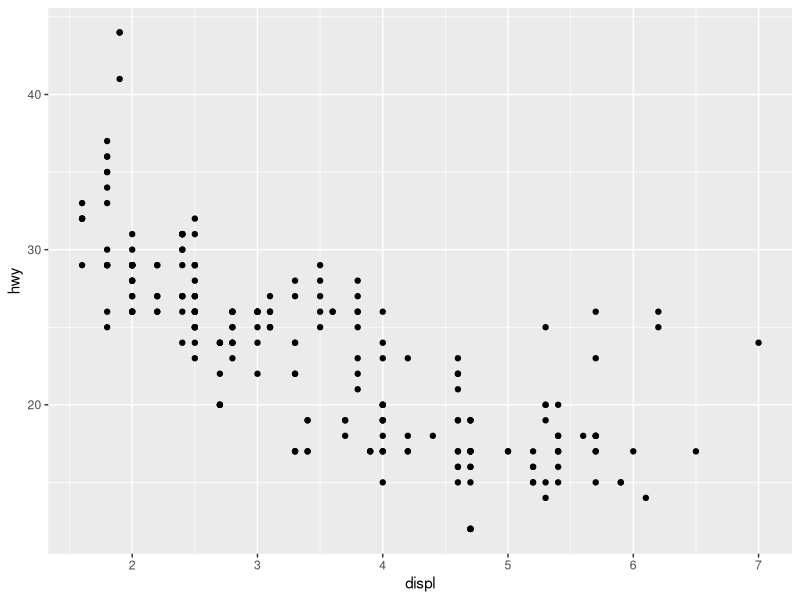
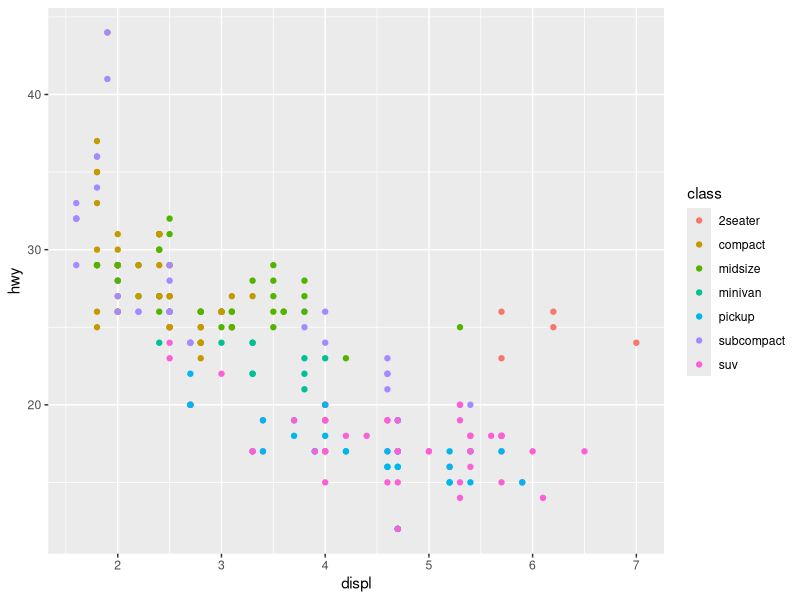
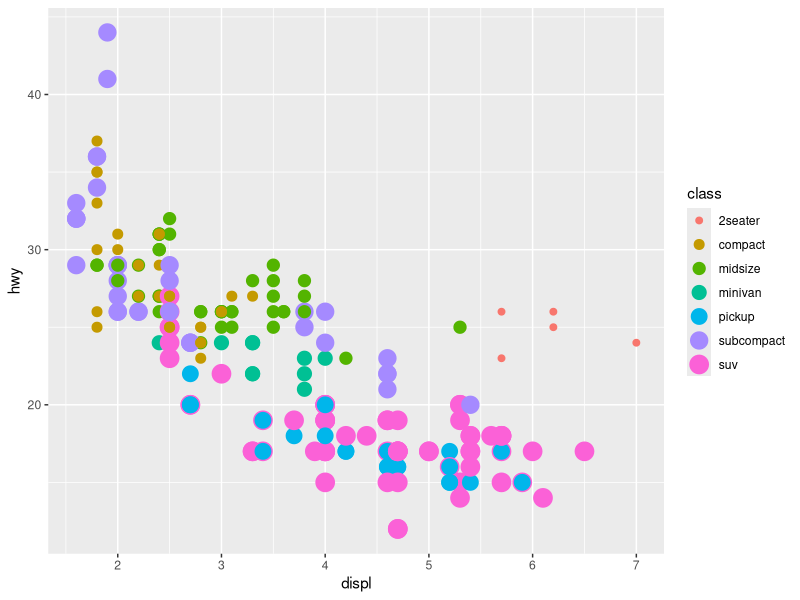
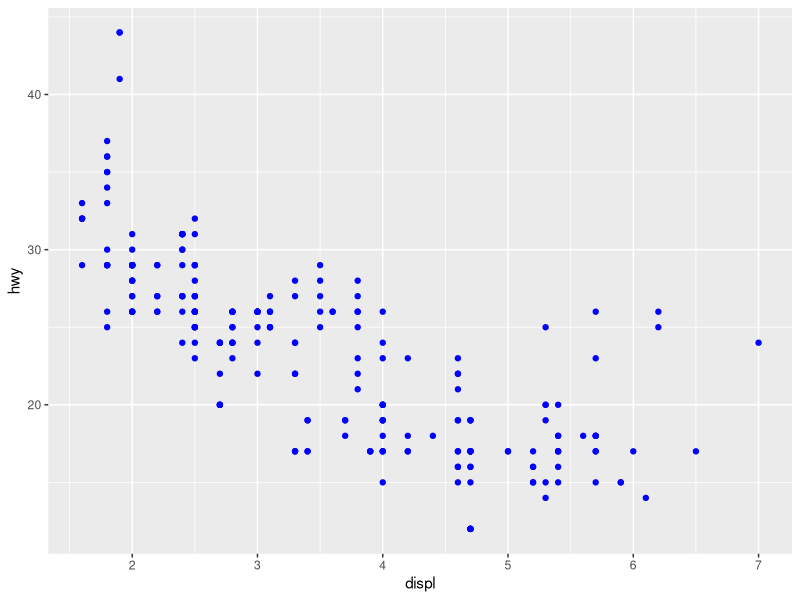
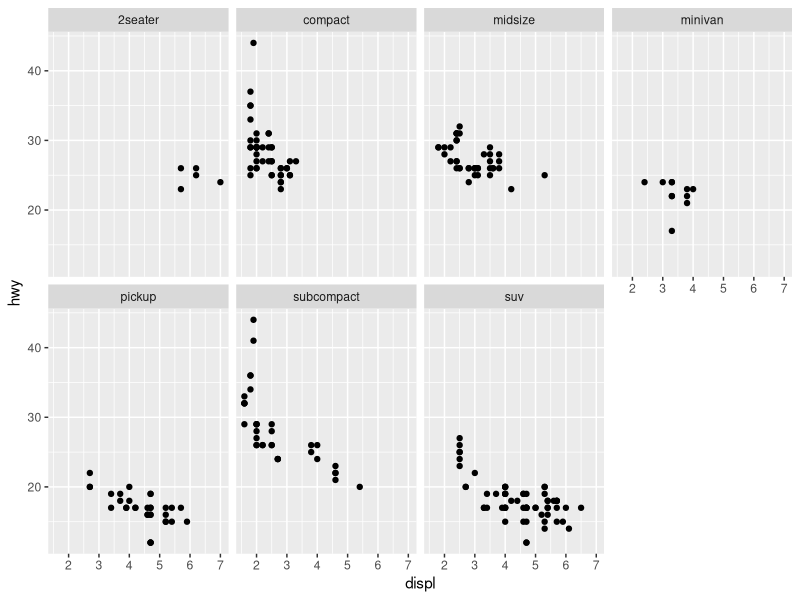
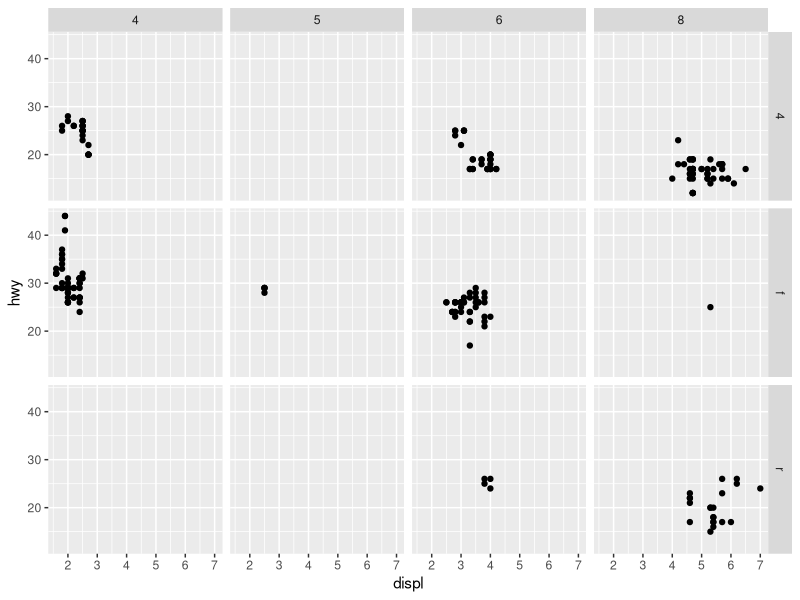
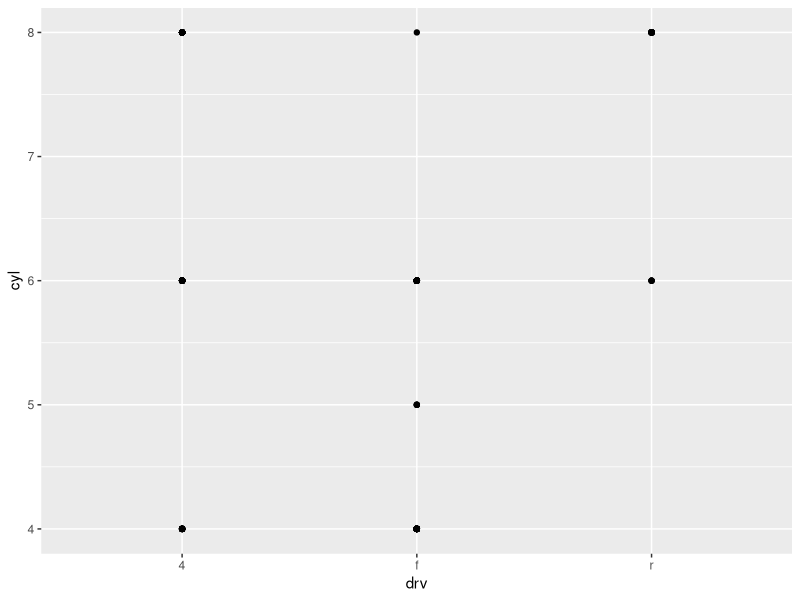
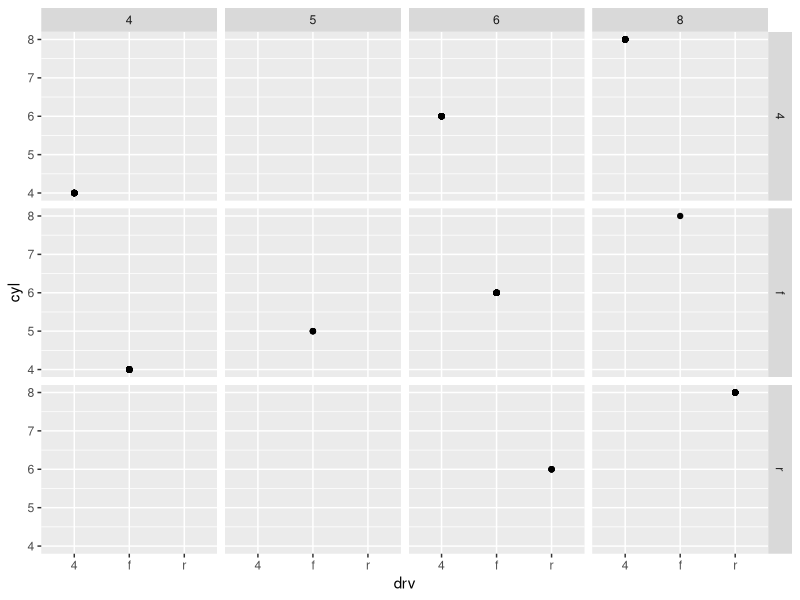

The R script that drew these images, in order:
## ---- chunk 1
#| label: setup
library(tidyverse)
## ---- chunk 2
mpg
## ---- chunk 3
ggplot(data = mpg)+
  geom_point(mapping = aes(x = displ, y = hwy))
## ---- chunk 4
# utvider ggplott til å inkludere en til variabel "color"
ggplot(data = mpg) + 
  geom_point(mapping = aes(x = displ, y = hwy, color = class))
## ---- chunk 5
# kan også endre "color" til "size" eller bruke begge
ggplot(data = mpg) + 
  geom_point(mapping = aes(x = displ, y = hwy, size = class, color = class))
# kan også bruke "alpha" for å endre på gjennomsiktigheten, eller "shape" for å endre form på punktene
# ved bruk av "shape" vil den som standard kun bruke 6 forskjellige former for å definer variabler, altså vil en av 
# variablene i dette plottet ikke bli definert fordi vi har 7 variabler
## ---- chunk 6
# kan også legge til farge manuelt
ggplot(data = mpg) + 
  geom_point(mapping = aes(x = displ, y = hwy),color = "blue")
## ---- chunk 7
# legger til "facet" for å vis flere variabler i ulike plot
ggplot(data = mpg) + 
  geom_point(mapping = aes(x = displ, y = hwy)) + 
  facet_wrap(~ class, nrow = 2)
## ---- chunk 8
# 
ggplot(data = mpg) + 
  geom_point(mapping = aes(x = displ, y = hwy)) + 
  facet_grid(drv ~ cyl)
## ---- chunk 9
# 1. What happens if you facet on a continuous variable?
# Om man bruker en kontinuerlig variable i en facet, vil du få ett panel per unike tallverdi -> ofte veldig mange paneler som blir uoversiktelig. Faceting er egentlig ment for kategoriske variabler som i dette tilfelle feks er "cyl, drv og class"
## ---- chunk 10
# 2. What do the empty cells in plot with facet_grid(drv ~ cyl) mean? How do they relate to this plot?

ggplot(data = mpg) + 
  geom_point(mapping = aes(x = drv, y = cyl))

# De tomme cellene er kombinasjoner av "drv" og "cyl" som ikke finnes i datasettet.
# Faceit_grid lager et rutenett av alla mulige kobinasjoner, selv om noen er tomme.

ggplot(data = mpg) +
  geom_point(mapping = aes(x = drv, y = cyl)) +
  facet_grid(drv ~ cyl)

## ---- chunk 11
## 3. What plots does the following code make? What does . do?
# ggplot(data = mpg) + 
#   geom_point(mapping = aes(x = displ, y = hwy)) +
#   facet_grid(drv ~ .)

# ggplot(data = mpg) + 
#   geom_point(mapping = aes(x = displ, y = hwy)) +
#   facet_grid(. ~ cyl)

# "." betyr "ingen faceting" på denne aksen. altså sier den første koden at vi skal ha egne rader for hver "drv", og for den andre koden vil vi ha egne kolonner for hver "cyl"  


ggplot(data = mpg) +
  geom_point(mapping = aes(x = displ, y = hwy)) +
  facet_grid(drv ~ .)   # rader = drv, ingen kolonner

ggplot(data = mpg) +
  geom_point(mapping = aes(x = displ, y = hwy)) +
  facet_grid(. ~ cyl)   # kolonner = cyl, ingen rader

## ---- chunk 12
## 4. Take the first faceted plot in this section:
ggplot(data = mpg) + 
  geom_point(mapping = aes(x = displ, y = hwy)) + 
  facet_wrap(~ class, nrow = 2)
## What are the advantages to using faceting instead of the colour aesthetic? What are the disadvantages? How might the balance change if you had a larger dataset?

# Fordeler med å bruke facet er at det blir lettere å sammenligne mønstre innen hver kategori, mindre visuell støy.
# Ulemper er at det blir vanskeligere å sammanligne mellom kategoriene. 
# Med større datasett kan faceting bli mer nyttig (unngår kaos av mange farger) .
## ---- chunk 13
## 5. Read ?facet_wrap. What does nrow do? What does ncol do? What other options control the layout of the individual panels? Why doesn’t facet_grid() have nrow and ncol arguments?
#  "nrow" og "ncol" kontrolerer hvor mange kolonner og rader som skal med i faceten.
#  facet_grid har ikke "ncol" og "nrow" fordi den alltif viser alle mulige kombinasjoner av to variabler i et fast rutenett.
## ---- chunk 14
## 6. Hvorfor bør du sette variabelen med flest unike nivåer i kolonner i facet_grid()? 
# Skjermer er ofte bredere enn høye → bedre utnyttelse av plassen hvis du legger mange paneler bortover (i kolonner) i stedet for nedover.
## ---- chunk 15
# Geom er et objekt som et plott bruker for å presentere data. Man beskriver ofte et plot ut ifra hvilken type geom som blir brukt. f.eks vil en "line chart" bli kalt for et "line plot" og et "boxplot" vil bli kalt for "boxplot geom"

# nr.1 -> bruker geom_point
ggplot(data = mpg) + 
  geom_point(mapping = aes(x = displ, y = hwy))

# nr.2  -> bruker geom_smooth
ggplot(data = mpg) + 
  geom_smooth(mapping = aes(x = displ, y = hwy))

## ---- chunk 16
# en hver geom funksjon har en "mapping" funksjon, men ikke alle "aesthetic fungerer med alle geom. altså kan man endre fassong på et punkt, men ikke på en linje. Men på den andre siden så kan man sette en linjetype til en linje. 
ggplot(data = mpg) + 
  geom_smooth(mapping = aes(x = displ, y = hwy, linetype = drv))
## ---- chunk 17
ggplot(data = mpg) +
  geom_smooth(mapping = aes(x = displ, y = hwy))
              
ggplot(data = mpg) +
  geom_smooth(mapping = aes(x = displ, y = hwy, group = drv))
    
ggplot(data = mpg) +
  geom_smooth(
    mapping = aes(x = displ, y = hwy, color = drv),
    show.legend = TRUE
  )
ggplot(data = mpg) +
  geom_smooth(
    mapping = aes(x = displ, y = hwy, color = drv),
    show.legend = FALSE
  )
## ---- chunk 18
# Legger til flere geoms i samme plot
ggplot(data = mpg) + 
  geom_point(mapping = aes(x = displ, y = hwy)) +
  geom_smooth(mapping = aes(x = displ, y = hwy))
## ---- chunk 19
# Kan redusere koden når vi har gjentagende koder som den vi har over. dette kan være problematisk dersom vi ønsker å endre x-aksen til f.eks. "cty" istedenfor "hwy" fordi da må vi endre dette på 2 steder i koden, og dette kan raskt bli glemt.
# Vi kan rydde opp i dette ved å sette "mapping" funksjonen inn i ggplot()
ggplot(data = mpg, mapping = aes(x = displ, y = hwy)) + 
  geom_point() + 
  geom_smooth()
## ---- chunk 20
# Hvis du legger mapping inni en geom-funksjon, vil ggplot2 behandle det som lokal mapping for det laget. Denne mappingen brukes til å utvide eller overskrive den globale mappingen, men bare for det laget. På den måten kan man vise ulike aestetics i forskjellige lag.
ggplot(data = mpg, mapping = aes(x = displ, y = hwy)) + 
  geom_point(mapping = aes(color = class)) + 
  geom_smooth()
## ---- chunk 21
ggplot(data = mpg, mapping = aes(x = displ, y = hwy)) +
  geom_point(mapping = aes(color = class)) +
  geom_smooth(data = filter(mpg, class == "subcompact"), se = FALSE)

# (data = filter(mpg, class == "subcompact") betyr at smooth-linjen bare beregnes for subcompact-biler
# se = FALSE fjerner "skyggen" rundt linjen
## ---- chunk 22
## 1. What geom would you use to draw a line chart? A boxplot? A histogram? An area chart?
# line chart = geom_line()
# boxplot = geom_boxplot()
# histogram = geom_histogram()
# area chart = geom_area()
## ---- chunk 23
# 2. Run this code in your head and predict what the output will look like. Then, run the code in R and check your predictions.
ggplot(data = mpg, mapping = aes(x = displ, y = hwy, color = drv)) + 
  geom_point() + 
  geom_smooth(se = FALSE)
## ---- chunk 24
## 3. What does show.legend = FALSE do? What happens if you remove it? why do you think I used it earlier in the chapter?
# show.legend = FALSE brukes i geom_*()-funksjoner for å hindre at et lag dukker opp i legenden.
## ---- chunk 25
## 4. What does the "se" argument to geom_smooth() do?
# se bestemmer om ggplot skal vise konfidensintervallet (usikkerhetsbåndet) rundt den glatte linjen. altså bestemmer om linjen skal ha en "skygge"

## ---- chunk 26
# 5. Will these two graphs look different? Why/why not?
ggplot(data = mpg, mapping = aes(x = displ, y = hwy)) + 
  geom_point() + 
  geom_smooth()

ggplot() + 
  geom_point(data = mpg, mapping = aes(x = displ, y = hwy)) + 
  geom_smooth(data = mpg, mapping = aes(x = displ, y = hwy))

# Det første plottet setter data og mapping globalt i ggplot(). Det betyr at både punktene og           smooth-linjen arver dette automatisk.

# Det andre plottet starter med et tomt ggplot(), og så legges data og mapping lokalt inn i hvert lag   (geom_point() og geom_smooth()).

# Resultatet blir identisk, fordi begge lag i andre koden har fått samme data og mapping som det        første.
## ---- chunk 27
## 6. Recreate the R code necessary to generate the following graphs.

# 1
ggplot(data = mpg, mapping = aes(x = displ, y = hwy)) +
  geom_point() +
  geom_smooth(se = FALSE)

# 2
ggplot() +
  geom_point(data = mpg, mapping = aes(x = displ, y = hwy)) +
  geom_smooth(data = mpg, mapping = aes(x = displ, y = hwy, group = drv), se = FALSE)

# 3
ggplot() +
  geom_point(data = mpg, mapping = aes( x = displ, y = hwy, color = drv)) +
  geom_smooth(data = mpg, mapping = aes( x = displ, y = hwy, color = drv),se = FALSE)

# 4
ggplot(data = mpg, mapping = aes(x = displ, y = hwy)) +
  geom_point(data = mpg, aes(x = displ, y = hwy, color = drv)) +
  geom_smooth(se = FALSE)

# 5
ggplot() +
  geom_point(data = mpg, mapping = aes( x = displ, y = hwy, color = drv)) +
  geom_smooth(data = mpg, mapping = aes( x = displ, y = hwy, linetype = drv), se = FALSE)

# 6
ggplot(data = mpg, mapping = aes(x = displ, y = hwy, fill = drv)) +
  geom_point(shape = 21, color = "white", size = 3, stroke = 1)
## ---- chunk 28
diamonds
## ---- chunk 29
ggplot(data = diamonds) + 
  geom_bar(mapping = aes(x = cut))
# Dan lage samme plotet som over ved å bruke "stat_count"
ggplot(data = diamonds) +
  stat_count(mapping = aes(x = cut))
# Dette fungerer fordig en hver geom har en dafault stat; og en hver stat har en default geom
# Derfor kan man vanligvis bruke geoms uten å tenke over      de underliggende statistiske                transformasjonen, men det er tre grunner til at man kanskje trenger å bruke en stat eksplisitt


# 1. Du kan noen ganger ønske å overstyre standard-statistikken. I eksemplet under endres stat i          geom_bar() fra count (standard) til identity. Da kan høyden på søylene bestemmes direkte av           verdiene i en y-variabel. Når folk snakker om stolpediagrammer, kan de enten mene denne typen         (høyden finnes allerede i dataene) eller den vanlige varianten der høyden beregnes ved å telle        rader.

demo <- tribble(
  ~cut,         ~freq,
  "Fair",       1610,
  "Good",       4906,
  "Very Good",  12082,
  "Premium",    13791,
  "Ideal",      21551
)
ggplot(data = demo) +
  geom_bar(mapping = aes(x = cut, y = freq), stat = "identity")

# 2. Du kan noen ganger ønske å overstyre standardkoblingen fra transformerte variabler til estetikk.     For eksempel kan du ville vise et stolpediagram med proporsjoner i stedet for antall.

ggplot(data = diamonds) + 
  geom_bar(mapping = aes(x = cut, y = stat(prop), group = 1))

# 3. Du kan ønske å rette mer oppmerksomhet mot den statistiske transformasjonen i koden. For eksempel     kan du bruke stat_summary(), som oppsummerer y-verdiene for hver unik x-verdi, for å tydeliggjøre     hvilken oppsummering du beregner.

ggplot(data = diamonds) + 
  stat_summary(
    mapping = aes(x = cut, y = depth),
    fun.min = min,
    fun.max = max,
    fun = median
  )
## ---- chunk 30
## 1. What is the default geom associated with stat_summary()? How could you rewrite the previous plot     to use that geom function instead of the stat function?
# Skriver inn ?stat_summary i consolen for å finne hjelpe siden. Der står det art geomet til              stat_summary() = pointrange

## ---- chunk 31
## 2. What does geom_col() do? How is it different to geom_bar()?
# geom_bar() bruker stat = "count" som teller antall observasjoner i hver kategori av x. du trenger       ikke å gi en y-variabel, fordi ggplot2 regner ut høyden sev, altså "count"
# geom_col() bruker stat = "identity". Altså er det forventet at du har y-verdier i datasettet, og        bruker dem direkte som søylehøyder. Du må derfor definer både x og y.

# geom_bar() = teller antall rader per kategori automatisk.
# geom_col() = bruker de verdiene du selv gir som høyde.
## ---- chunk 32
## 3. Most geoms and stats come in pairs that are almost always used in concert. Read through the documentation and make a list of all the pairs. What do they have in common?

# Dette er de vanligste geom-stat-parene i ggplot2. De deler samme underliggende beregning; bare navnet du kaller     er ulikt.
# 
# geom_bar() ↔ stat_count()

# geom_col() ↔ stat_identity()

# geom_histogram(), geom_freqpoly() ↔ stat_bin()

# geom_density() ↔ stat_density()

# geom_smooth() ↔ stat_smooth()

# geom_boxplot() ↔ stat_boxplot()

# geom_violin() ↔ stat_ydensity()

# geom_bin2d() ↔ stat_bin_2d()

# geom_hex() ↔ stat_binhex() (krever hexbin)

# geom_contour() ↔ stat_contour()

# geom_density_2d() / _filled ↔ stat_density_2d() / _filled

# geom_function() ↔ stat_function()

# geom_qq() ↔ stat_qq()

# geom_qq_line() ↔ stat_qq_line()

# stat_summary() ↔ (default geom_pointrange(); kan også bruke geom="point"/"line"/"errorbar")

# stat_summary_bin() ↔ typisk geom="pointrange"/"errorbar"

# geom_dotplot() ↔ stat_bindot()

# geom_count() ↔ stat_sum()

# stat_ecdf() ↔ (default geom_step())

## ---- chunk 33
## 4. What variables does stat_smooth() compute? What parameters control its behaviour?

# 

## ---- chunk 34
## 5. In our proportion bar chart, we need to set group = 1. Why? In other words what is the problem with these two graphs?

ggplot(data = diamonds) + 
  geom_bar(mapping = aes(x = cut, y = after_stat(prop)))

ggplot(data = diamonds) + 
  geom_bar(mapping = aes(x = cut, fill = color, y = after_stat(prop)))

# Uten group = 1 vil ggplot regne proporsjoner innenfor hver undergruppe (f.eks. per fill eller color). Da blir       søylehøydene feil, fordi de summerer til 1 innenfor hver kategori i stedet for over hele datasettet.

ggplot(diamonds) +
  geom_bar(aes(x = cut, y = after_stat(prop), group = 1))
# Dette tvinger ggplot til å beregne proporsjonene som én gruppe totalt.
## ---- chunk 35
# kan legge til farger i vår "bar chart" ved å bruke "color" eller enda mer nyttig "fill"

ggplot(data = diamonds) +
  geom_bar(mapping = aes(x = cut, color = cut))

ggplot(data = diamonds) +
  geom_bar(mapping = aes(x = cut, fill = cut))

# Setter fill til noe annet enn cut, f.eks. clarity

ggplot(data = diamonds) +
  geom_bar(mapping = aes(x = cut, fill = clarity))

# 
ggplot(data = diamonds, mapping = aes(x = cut, fill = clarity)) + 
  geom_bar(alpha = 1/5, position = "identity")
ggplot(data = diamonds, mapping = aes(x = cut, colour = clarity)) + 
  geom_bar(fill = NA, position = "identity")

# position = "fill" fungerer som stacking, men gjør at hver gruppe av stablede søyler får samme høyde. Dette gjør     det enklere å sammenligne proporsjoner mellom grupper.

ggplot(data = diamonds) + 
  geom_bar(mapping = aes(x = cut, fill = clarity), position = "fill")

# Ved å bruke "position = "dodge"" kan vi plassere overlappende objekter ved siden av hverandre. Noe som gjør det     enklere å sammenligne individuelle variabler

ggplot(data = diamonds) + 
  geom_bar(mapping = aes(x = cut, fill = clarity), position = "dodge")
## ---- chunk 36
# det er en siste type adjustments som ikke er verdiful for bar charts, men som kan være veldig verdifull for         scatterplots. f.eks. i det første scatterplottet har vi kun 126 punkter selv om det er 234 observasjoner i        datasettet. Dette er fordi at verdien av variablene hwy og displ blir rundet slik at de kan bli plassert i        plotet. dette fører til "overplotting"

ggplot(data = mpg) + 
  geom_point(mapping = aes(x = displ, y = hwy))

# Vi kan ungå dette ved å sette en position adjustment til "jitter". position = jitter. 

ggplot(data = mpg) + 
  geom_point(mapping = aes(x = displ, y = hwy), position = "jitter")
## ---- chunk 37
## 1. What is the problem with this plot? How could you improve it?
# Problemet er at cty og hwy er sterkt korrelert, så plottet gir lite ny innsikt. Du kan forbedre      det ved å velge mer meningsfulle variabler, bruke farge/form for ekstra dimensjoner, legge til     trendlinje eller redusere overlapp med alpha/jitter.
 
ggplot(data = mpg, mapping = aes(x = cty, y = hwy, color = class)) +
  geom_jitter(alpha = 0.5)
## ---- chunk 38
## 2. What parameters to geom_jitter() control the amount of jittering?
# Geom_jitter() er en shortcut for geom_point(position = "jitter")
# - width -> hvor mye det "jitter" på x-aksen.
# - height -> hvor mye "jitter" på y-aksen.
# - seed -> Tilfeldig seed for å gjøre "jitteren" reproduserbar.

# Small jitter on x only
ggplot(mpg, aes(class, hwy)) +
  geom_jitter(width = 0.2, height = 0)

# Larger jitter on both axes
ggplot(mpg, aes(cty, hwy)) +
  geom_jitter(width = 0.5, height = 0.5, alpha = 0.5)

## ---- chunk 39
## 3. Compare and contrast geom_jitter() with geom_count().

# geom_jitter()
# - Legger til tilfeldig støy (jitter) i posisjonen til punktene.
# - Hindrer at punkter med identiske (x, y)-verdier havner oppå hverandre.
# - Nyttig for diskrete x-verdier (f.eks. kategorier) hvor punktene ellers ville ligget som en rett       linje.
# - Ulempe: punktene vises på litt «feil» sted, kan gi inntrykk av variasjon som egentlig ikke           finnes.

ggplot(mpg, aes(cty, hwy)) +
  geom_jitter(width = 0.2, height = 0)

 
# geom_count()
# - Øker størrelsen på punktet avhengig av hvor mange observasjoner som deler samme (x,                  y)-posisjon.
# - Flytter ikke punktene – de beholdes på nøyaktig posisjon.
# - Nyttig når man har eksakte duplikater (samme verdi på x og y).
# - Ulempe: fungerer ikke hvis dataene ikke har helt like (x, y)-verdier.

ggplot(mpg, aes(cty, hwy)) +
  geom_count()

## ---- chunk 40
## 4. What’s the default position adjustment for geom_boxplot()? Create a visualisation of the mpg         dataset that demonstrates it.

ggplot(data = mpg, mapping = aes(x = class, y = hwy, fill = drv)) + 
  geom_boxplot()
